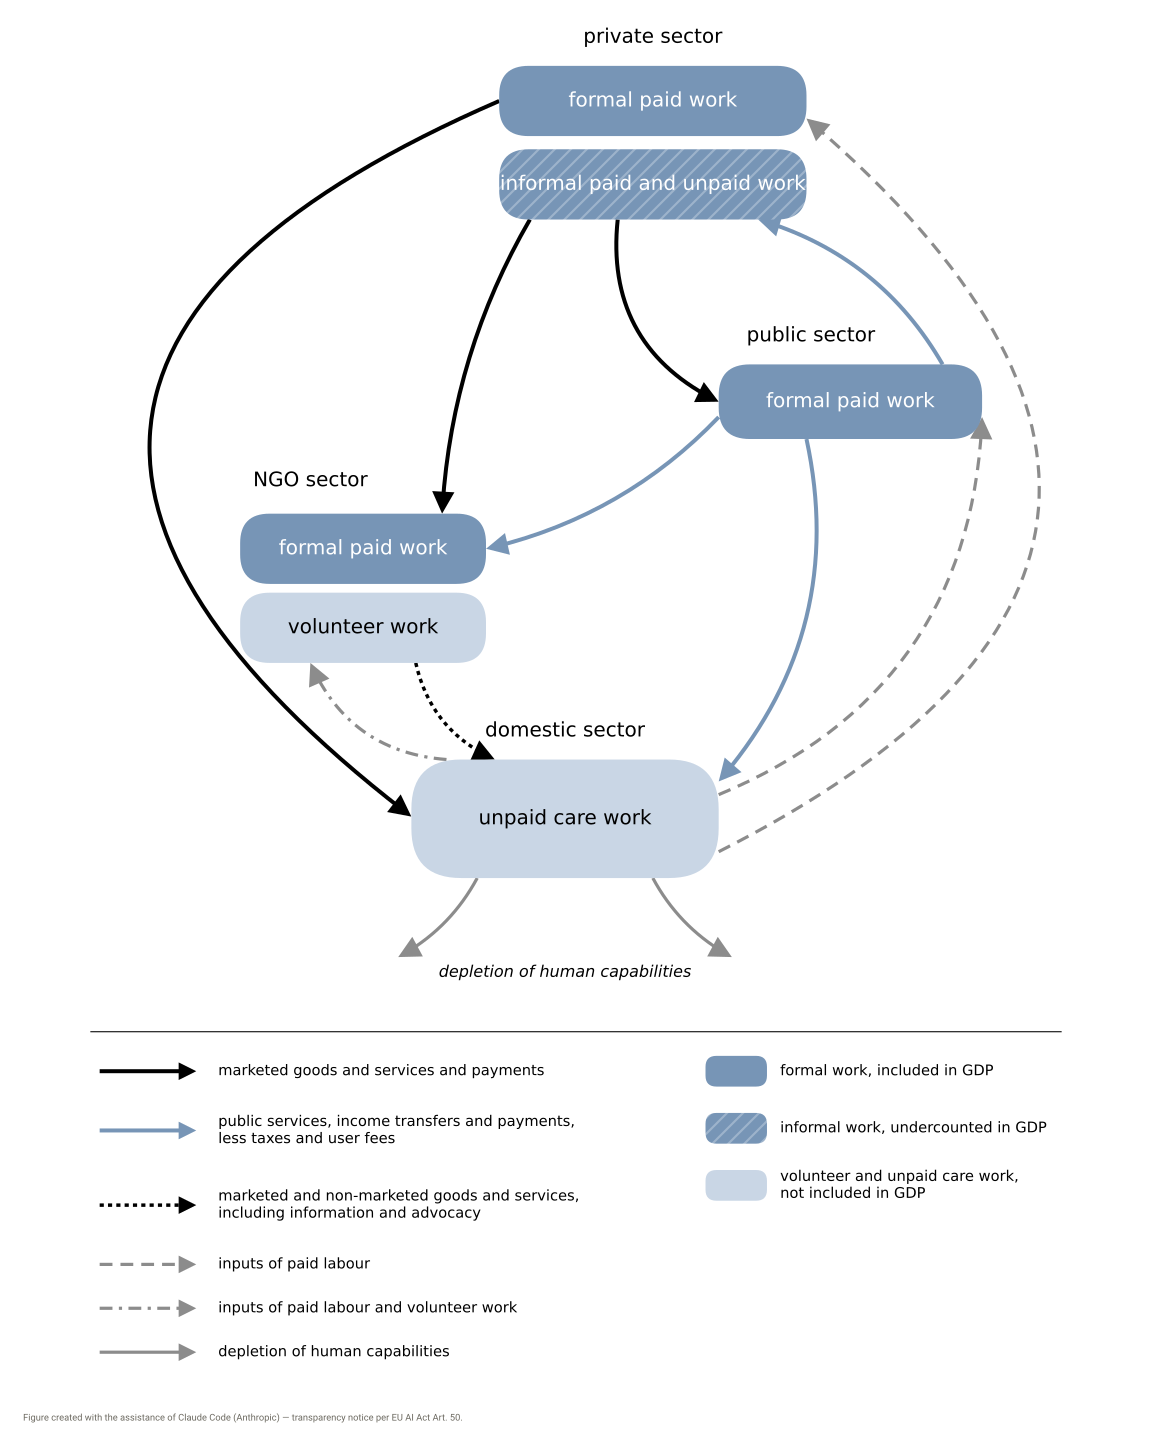

Write Python code to recreate this figure.
"""
Chapter 2, fig8: circular flow model including unpaid work, based on
Elson (2000, Progress of the World's Women). Own redraw in the style of
fig6 (simple economic circuit) and fig7 (extended economic circuit):
steel-blue rounded boxes, Frutiger, black curved arrows. Run:
    python fig8_circular_flow_elson.py
Writes .ai / .svg / .png next to this script.
"""

import os
import sys

sys.path.insert(0, os.path.dirname(os.path.abspath(__file__)))
import matplotlib
from matplotlib.font_manager import FontProperties, fontManager
from matplotlib.lines import Line2D
from matplotlib.patches import FancyArrowPatch, FancyBboxPatch
from cde_figure_style import apply_theme, new_canvas, add_ai_disclosure, save_all

# ── DATA ────────────────────────────────────────────────────────────────────
LANG = "en"
OUT_NAME = "fig8_circular_flow_elson"
OUT_DIR = os.path.dirname(os.path.abspath(__file__))

BLUE = "#7795B6"        # box colour sampled from fig6/fig7
BLUE_LIGHT = "#C9D6E5"  # work not included in GDP
INK = "#000000"
GREY = "#8C8C8C"
HATCH = "#9DB3CB"       # subtle stripes so white text stays readable

# work types (fill, hatch, text colour, legend text)
WORK = {
    "formal": (BLUE, None, "#FFFFFF", "formal work, included in GDP"),
    "informal": (BLUE, "//", "#FFFFFF", "informal work, undercounted in GDP"),
    "unpaid": (BLUE_LIGHT, None, INK, "volunteer and unpaid care work, not included in GDP"),
}

# sector: (header, header xy, [(label, work type, x0, y0, w, h), ...])
SECTORS = {
    "private": ("private sector", (14.0, 23.55), [
        ("formal paid work", "formal", 10.5, 21.3, 7.0, 1.6),
        ("informal paid and unpaid work", "informal", 10.5, 19.4, 7.0, 1.6),
    ]),
    "public": ("public sector", (17.6, 16.75), [
        ("formal paid work", "formal", 15.5, 14.4, 6.0, 1.7),
    ]),
    "ngo": ("NGO sector", (6.2, 13.45), [
        ("formal paid work", "formal", 4.6, 11.1, 5.6, 1.6),
        ("volunteer work", "unpaid", 4.6, 9.3, 5.6, 1.6),
    ]),
    "domestic": ("domestic sector", (12.0, 7.75), [
        ("unpaid care work", "unpaid", 8.5, 4.4, 7.0, 2.7),
    ]),
}

# flow types (colour, linestyle, linewidth, legend text)
FLOW = {
    "market": (INK, "-", 3.0, "marketed goods and services and payments"),
    "public": (BLUE, "-", 3.0, "public services, income transfers and payments,\nless taxes and user fees"),
    "ngo": (INK, (0, (1.2, 1.2)), 2.6, "marketed and non-marketed goods and services,\nincluding information and advocacy"),
    "labour": (GREY, (0, (4, 2.5)), 2.4, "inputs of paid labour"),
    "volunteer": (GREY, (0, (4, 2, 1, 2)), 2.4, "inputs of paid labour and volunteer work"),
    "depletion": (GREY, "-", 2.4, "depletion of human capabilities"),
}

# (flow type, start, end, curvature)
EDGES = [
    ("market", (10.5, 22.1), (8.5, 5.8), 0.85),
    ("market", (11.2, 19.4), (9.2, 12.7), 0.12),
    ("market", (13.2, 19.4), (15.5, 15.25), 0.35),
    ("public", (20.6, 16.1), (16.4, 19.4), 0.2),
    ("public", (15.5, 14.9), (10.2, 11.9), -0.15),
    ("public", (17.5, 14.4), (15.5, 6.6), -0.25),
    ("ngo", (8.6, 9.3), (10.4, 7.1), 0.25),
    ("volunteer", (9.3, 7.1), (6.2, 9.3), -0.3),
    ("labour", (15.5, 6.3), (21.5, 14.9), 0.32),
    ("labour", (15.5, 5.0), (17.5, 21.7), 0.75),
    ("depletion", (10.0, 4.4), (8.2, 2.6), -0.15),
    ("depletion", (14.0, 4.4), (15.8, 2.6), 0.15),
]
DEPLETION_LABEL = ("depletion of human capabilities", (12.0, 2.25))
# ─────────────────────────────────────────────────────────────────────────

FONT_DIR = os.path.dirname(next(f.fname for f in fontManager.ttflist
                                if os.path.basename(f.fname) == "FrutigerNeueLTPro-Regular.otf"))
LIGHT = FontProperties(fname=os.path.join(FONT_DIR, "FrutigerNeueLTPro-Light.otf"))
REGULAR = FontProperties(fname=os.path.join(FONT_DIR, "FrutigerNeueLTPro-Regular.otf"))
BOLD = FontProperties(fname=os.path.join(FONT_DIR, "FrutigerNeueLTPro-Bold.otf"))


def box(ax, label, kind, x0, y0, w, h, size=15):
    fill, hatch, text_colour, _ = WORK[kind]
    pad = min(h, w) * 0.42
    ax.add_patch(FancyBboxPatch((x0 + pad, y0 + pad), w - 2 * pad, h - 2 * pad,
                                boxstyle=f"round,pad={pad},rounding_size={pad}",
                                facecolor=fill, edgecolor=HATCH if hatch else "none",
                                hatch=hatch, linewidth=0, zorder=3))
    ax.text(x0 + w / 2, y0 + h / 2, label, ha="center", va="center", fontsize=size,
            color=text_colour, fontproperties=LIGHT, zorder=4)


def arrow(ax, kind, start, end, rad):
    colour, ls, lw, _ = FLOW[kind]
    # line and head drawn separately so dashed flows keep a solid head
    ax.add_patch(FancyArrowPatch(start, end, connectionstyle=f"arc3,rad={rad}",
                                 arrowstyle="-", color=colour, lw=lw, linestyle=ls,
                                 shrinkA=0, shrinkB=6, capstyle="butt", zorder=2))
    ax.add_patch(FancyArrowPatch(start, end, connectionstyle=f"arc3,rad={rad}",
                                 arrowstyle="-|>,head_length=0.75,head_width=0.38",
                                 mutation_scale=22, color=colour, lw=0, shrinkA=0, shrinkB=0,
                                 zorder=2.5))


matplotlib.rcParams["hatch.linewidth"] = 1.6
apply_theme()
fig, ax = new_canvas(figsize=(12, 15), xlim=(0.5, 24), ylim=(-8.4, 24.4))

for header, (hx, hy), boxes in SECTORS.values():
    ax.text(hx, hy, header, ha="center", va="center", fontsize=15, color=INK,
            fontproperties=REGULAR)
    for b in boxes:
        box(ax, *b)

for kind, start, end, rad in EDGES:
    arrow(ax, kind, start, end, rad)
ax.text(*DEPLETION_LABEL[1], DEPLETION_LABEL[0], ha="center", va="center", fontsize=12,
        color=INK, fontproperties=REGULAR, style="italic")

# ── legend ────────────────────────────────────────────────────────────────
ax.add_line(Line2D([1.2, 23.3], [0.9, 0.9], color=INK, lw=0.8))
y = 0.0
for kind in FLOW:
    colour, ls, lw, text = FLOW[kind]
    yy = y - 0.35 * text.count("\n")
    ax.add_patch(FancyArrowPatch((1.4, yy), (3.6, yy), arrowstyle="-", color=colour, lw=lw,
                                 linestyle=ls, shrinkA=0, shrinkB=4, capstyle="butt"))
    ax.add_patch(FancyArrowPatch((1.4, yy), (3.6, yy), arrowstyle="-|>,head_length=0.6,head_width=0.3",
                                 mutation_scale=22, color=colour, lw=0, shrinkA=0, shrinkB=0))
    ax.text(4.1, yy, text, ha="left", va="center", fontsize=11, color=INK,
            fontproperties=REGULAR, linespacing=1.25)
    y -= 1.0 + 0.7 * text.count("\n")

y = 0.0
for kind, (fill, hatch, _, text) in WORK.items():
    ax.add_patch(FancyBboxPatch((15.2, y - 0.35), 1.4, 0.7, boxstyle="round,pad=0,rounding_size=0.25",
                                facecolor=fill, edgecolor=HATCH if hatch else "none",
                                hatch=hatch, linewidth=0))
    ax.text(16.9, y, text.replace(", not", ",\nnot"), ha="left", va="center", fontsize=11,
            color=INK, fontproperties=REGULAR, linespacing=1.25)
    y -= 1.3

add_ai_disclosure(fig, lang=LANG)
save_all(fig, OUT_DIR, OUT_NAME)
